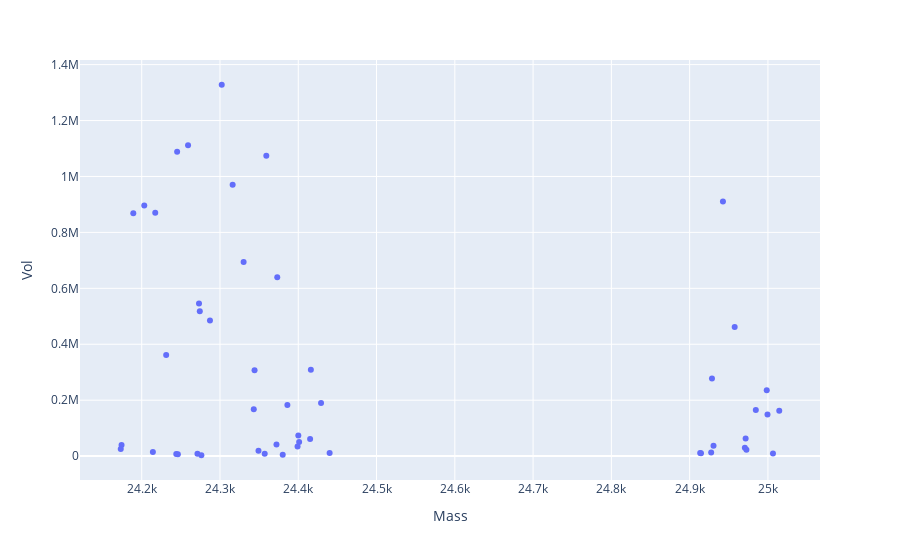

Notebook code for this chart:
### Code cell
df_24k = df_glu_1[(df_glu_1.Mass>24000)&(df_glu_1.Mass<26000)]
plotly_zone(df_24k, y='Vol')
